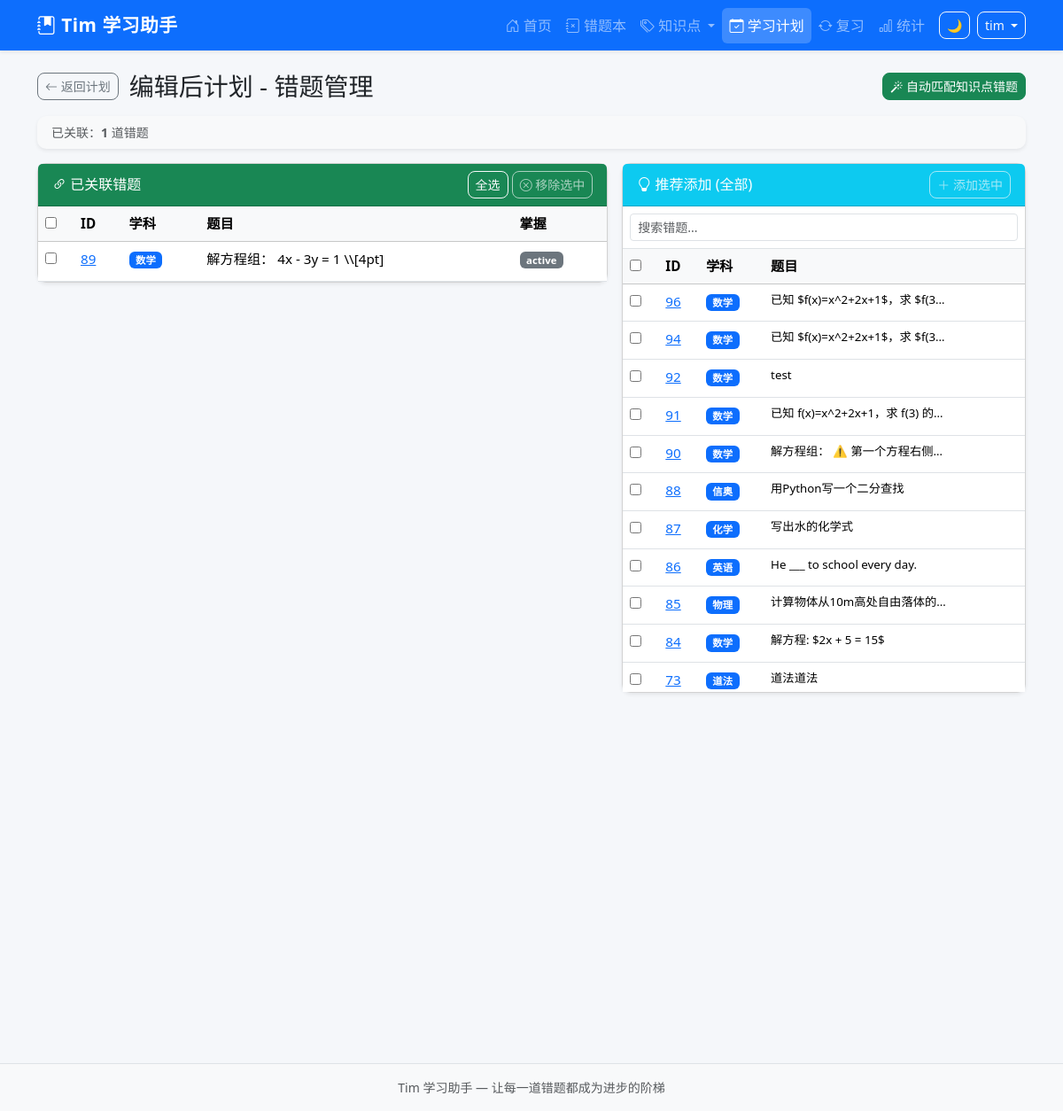
/study-plans/9/mistakes (signed in), run on an earlier commit of the app's database.
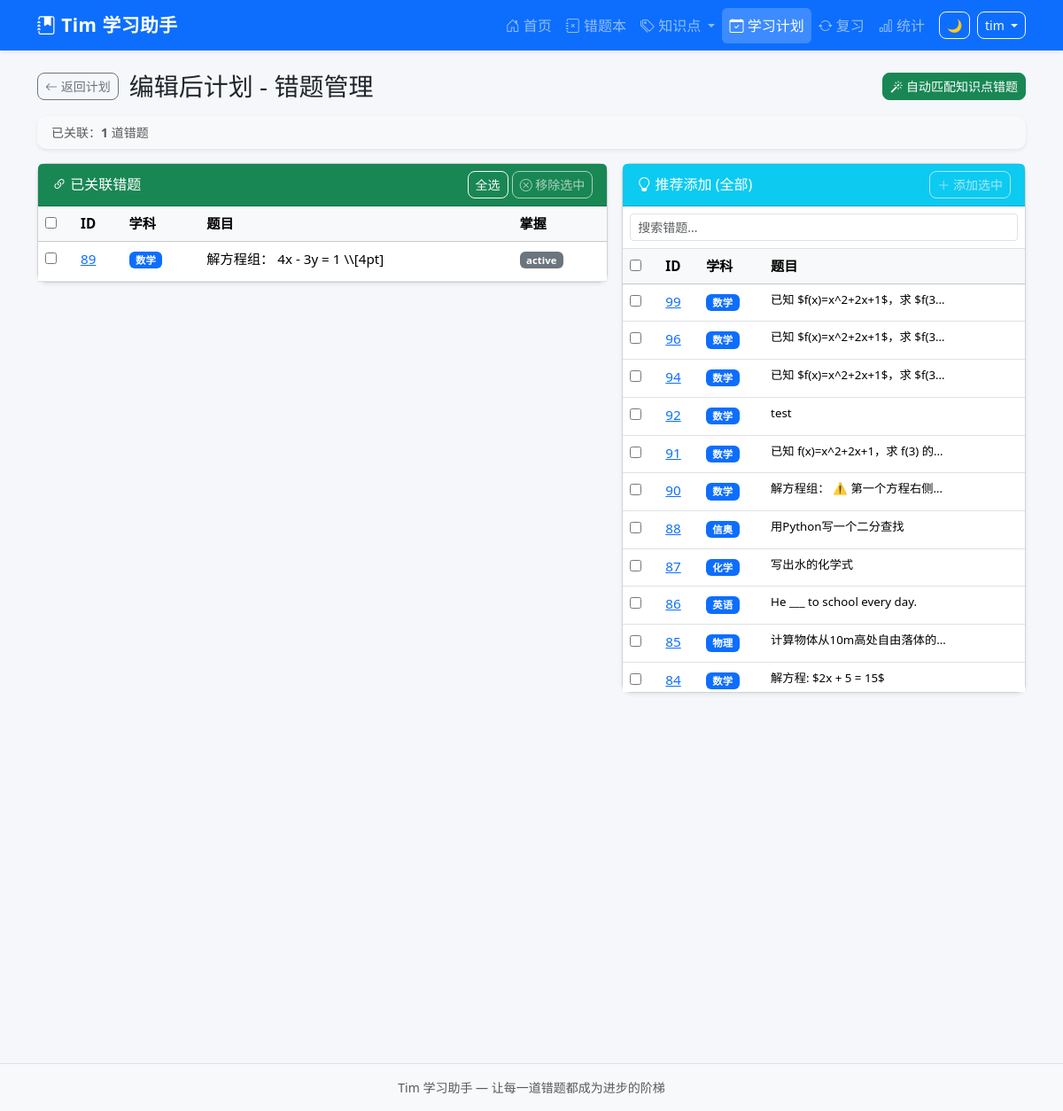
And on a later commit of the database.
### tables this page shows
CREATE TABLE study_plans (
            id INTEGER PRIMARY KEY AUTOINCREMENT,
            uuid TEXT NOT NULL,
            title TEXT NOT NULL,
            description TEXT DEFAULT '',
            xueke TEXT DEFAULT '',
            zhishidian TEXT DEFAULT '',
            target_date DATE,
            priority INTEGER DEFAULT 1,
            status TEXT DEFAULT 'pending',
            created_at TIMESTAMP DEFAULT CURRENT_TIMESTAMP,
            completed_at TIMESTAMP
        );

CREATE TABLE mistake_records (
            id INTEGER PRIMARY KEY AUTOINCREMENT,
            uuid TEXT NOT NULL,
            sys_platform TEXT NOT NULL DEFAULT 'web',
            bstudio_create_time TIMESTAMP DEFAULT CURRENT_TIMESTAMP,
            xueke TEXT NOT NULL,
            timu TEXT NOT NULL,
            xueshengdaan TEXT DEFAULT '',
            zhengquedaan TEXT DEFAULT '',
            cuowufenxi TEXT DEFAULT '',
            zhishidian TEXT DEFAULT '',
            difficulty INTEGER DEFAULT 1,
            review_count INTEGER DEFAULT 0,
            last_review_at TIMESTAMP,
            next_review_at TIMESTAMP,
            review_stage INTEGER DEFAULT 0,
            review_algorithm TEXT DEFAULT 'sm2',
            status TEXT DEFAULT 'active',
            updated_at TIMESTAMP DEFAULT CURRENT_TIMESTAMP
        , voice_data TEXT DEFAULT '');

### app.py (the view, shortened to what this page needs)
@app.route('/study-plans/<int:plan_id>/mistakes')
@login_required
def plan_mistakes(plan_id):
    plan = query_db('SELECT * FROM study_plans WHERE id=?', (plan_id,), one=True)
    if not plan:
        flash('计划不存在', 'danger')
        return redirect(url_for('study_plans'))
    linked = query_db(
        '''SELECT mr.* FROM mistake_records mr
           JOIN plan_mistakes pm ON mr.id = pm.mistake_id
           WHERE pm.plan_id = ? AND 1=1
           ORDER BY mr.bstudio_create_time DESC''',
        (plan_id,)
    )
    linked = rows_to_dicts(linked)
    for q in linked:
        q['timu_plain'] = strip_latex(q['timu'])
    suggested = []
    if plan['zhishidian']:
        suggested = query_db(
            '''SELECT mr.* FROM mistake_records mr
               WHERE mr.zhishidian LIKE ? AND 1=1
               AND mr.id NOT IN (SELECT mistake_id FROM plan_mistakes WHERE plan_id=?)
               ORDER BY mr.bstudio_create_time DESC LIMIT 20''',
            ('%' + plan['zhishidian'] + '%', plan_id)
        )
    else:
        suggested = query_db(
            '''SELECT mr.* FROM mistake_records mr
               WHERE 1=1
               AND mr.id NOT IN (SELECT mistake_id FROM plan_mistakes WHERE plan_id=?)
               ORDER BY mr.bstudio_create_time DESC LIMIT 20''',
            (plan_id,)
        )
    suggested = rows_to_dicts(suggested)
    for q in suggested:
        q['timu_plain'] = strip_latex(q['timu'])
    resp = make_response(render_template('plan_mistakes.html',
        plan=plan, linked=linked, suggested=suggested,
        subjects=Config.get_subjects()))
    return set_uuid_cookie(resp, g.user_uuid)

### app.py (called while the page is built, shortened)
@app.after_request
def add_security_headers(resp):
    resp.headers['X-Frame-Options'] = 'DENY'
    resp.headers['X-Content-Type-Options'] = 'nosniff'
    resp.headers['Referrer-Policy'] = 'strict-origin-when-cross-origin'
    return resp

@app.before_request
def csrf_check():
    if 'csrf_token' not in session:
        session['csrf_token'] = str(uuid_mod.uuid4())
    if request.method in ('GET', 'HEAD', 'OPTIONS'):
        return

def login_required(f):
    @wraps(f)
    def decorated(*a, **kw):
        if 'user_id' not in session:
            return redirect(url_for('login', next=request.path))
        return f(*a, **kw)
    return decorated

@app.before_request
def before_request():
    g.user_uuid = get_or_create_uuid()
    g.username = session.get('username', '')

### config.py (called while the page is built)
    @staticmethod
    def get_subjects():
        try:
            from database import query_db
            rows = query_db("SELECT name FROM base_data WHERE category='subject' ORDER BY sort_order")
            if rows:
                return [r['name'] for r in rows]
        except Exception:
            pass
        return Config.SUBJECTS

### database.py (called while the page is built)
def get_db():
    conn = sqlite3.connect(Config.DATABASE_PATH, timeout=5)
    conn.row_factory = sqlite3.Row
    conn.execute("PRAGMA foreign_keys = ON")
    conn.execute("PRAGMA journal_mode = WAL")
    return conn

def rows_to_dicts(rows):
    return [dict(r) for r in rows]

def query_db(query, args=(), one=False):
    if 'mistake_records' in query and 'WHERE 1=1' in query:
        query = query.replace('WHERE 1=1', "WHERE status != 'deleted'")
    conn = get_db()
    cur = conn.execute(query, args)
    rv = cur.fetchall()
    conn.close()
    return (rv[0] if rv else None) if one else rv

### utils.py (called while the page is built)
def get_or_create_uuid():
    user_uuid = request.cookies.get(Config.COOKIE_NAME)
    if not user_uuid:
        try:
            from database import query_db
            row = query_db(
                'SELECT uuid, COUNT(*) AS cnt FROM mistake_records '
                'GROUP BY uuid ORDER BY cnt DESC LIMIT 1', one=True)
            if row and row['cnt'] > 0:
                user_uuid = str(row['uuid'])
        except Exception:
            pass
        if not user_uuid:
            user_uuid = str(uuid_mod.uuid4())
    return user_uuid

def set_uuid_cookie(response, user_uuid):
    response.set_cookie(
        Config.COOKIE_NAME,
        user_uuid,
        max_age=Config.COOKIE_MAX_AGE,
        httponly=True,
        samesite='Lax'
    )
    return response

### templates/plan_mistakes.html (shortened to what this page needs)
{% extends "base.html" %}
{% block content %}
<div class="d-flex justify-content-between align-items-center mb-3">
    <div>
        <a href="{{ url_for('study_plans') }}" class="btn btn-outline-secondary btn-sm me-2">
            <i class="bi bi-arrow-left"></i> 返回计划
        </a>
        <h3 class="d-inline align-middle mb-0">{{ plan['title'] }} - 错题管理</h3>
    </div>
    <div class="d-flex gap-2">
        <button class="btn btn-success btn-sm" onclick="autoMatch()" id="auto-btn">
            <i class="bi bi-magic"></i> 自动匹配知识点错题
        </button>
    </div>
</div>
<div class="card mb-3 border-0 shadow-sm bg-light">
    <div class="card-body py-2">
        <div class="d-flex flex-wrap gap-2 align-items-center small">
            <span class="text-muted">已关联：<strong id="linked-count">{{ linked|length }}</strong> 道错题</span>
        </div>
    </div>
</div>
<div class="row g-3">
    <div class="col-lg-7">
        <div class="card shadow-sm">
            <div class="card-header bg-success text-white d-flex justify-content-between align-items-center">
                <span><i class="bi bi-link-45deg"></i> 已关联错题</span>
                <div>
                    <button class="btn btn-outline-light btn-sm" onclick="toggleAll('linked', true)" id="select-all-linked">全选</button>
                    <button class="btn btn-outline-light btn-sm" onclick="removeSelected()" id="remove-btn" disabled>
                        <i class="bi bi-x-circle"></i> 移除选中
                    </button>
                </div>
            </div>
            <div class="card-body p-0">
                {% if linked %}
                <div class="table-responsive">
                    <table class="table table-hover mb-0">
                        <thead class="table-light">
                            <tr>
                                <th style="width:40px"><input type="checkbox" id="linked-all" onchange="toggleGroup('linked', this)"></th>
                                <th>ID</th>
                                <th>学科</th>
                                <th>题目</th>
                                <th>掌握</th>
                            </tr>
                        </thead>
                        <tbody>
                            {% for q in linked %}
                            <tr class="linked-row">
                                <td><input type="checkbox" class="linked-cb" value="{{ q['id'] }}"></td>
                                <td><a href="{{ url_for('question_detail', question_id=q['id']) }}">{{ q['id'] }}</a></td>
                                <td><span class="badge bg-primary">{{ q['xueke'] }}</span></td>
                                <td>
                                    <span class="text-truncate d-inline-block" style="max-width:280px;">
                                        {{ q.get('timu_plain', q['timu'][:50]) }}
                                    </span>
                                </td>
                                <td>
                                    {% if q['status'] == 'mastered' %}
                                    <span class="badge bg-success">已掌握</span>
                                    {% else %}
                                    <span class="badge bg-secondary">{{ q['status'] }}</span>
                                    {% endif %}
                                </td>
                            </tr>
                            {% endfor %}
                        </tbody>
                    </table>
                </div>
                {% else %}
                <div class="text-center py-4 text-muted">
                    <i class="bi bi-inbox" style="font-size:2rem"></i>
                    <p class="mt-2 mb-0">暂无关联错题，请从右侧推荐列表添加，或点击「自动匹配」</p>
                </div>
                {% endif %}
            </div>
        </div>
    </div>
    <div class="col-lg-5">
        <div class="card shadow-sm">
            <div class="card-header bg-info text-white d-flex justify-content-between align-items-center">
                <span><i class="bi bi-lightbulb"></i> 推荐添加
                {% if plan['zhishidian'] %}(同知识点「{{ plan['zhishidian'] }}」)
                {% elif plan['xueke'] %}({{ plan['xueke'] }}学科)
                {% else %}(全部)
                {% endif %}
                </span>
                <button class="btn btn-outline-light btn-sm" onclick="addSelected()" id="add-btn" disabled>
                    <i class="bi bi-plus-lg"></i> 添加选中
                </button>
            </div>
            <div class="card-body p-0">
                {% if suggested %}
                <div class="p-2 border-bottom">
                    <input type="text" class="form-control form-control-sm" id="search-suggested"
                           placeholder="搜索错题..." oninput="filterSuggested()">
                </div>
                <div class="table-responsive" style="max-height:500px;overflow-y:auto;">
                    <table class="table table-hover mb-0">
                        <thead class="table-light sticky-top">
                            <tr>
                                <th style="width:40px"><input type="checkbox" id="suggested-all" onchange="toggleGroup('suggested', this)"></th>
                                <th>ID</th>
                                <th>学科</th>
                                <th>题目</th>
                            </tr>
                        </thead>
                        <tbody id="suggested-tbody">
                            {% for q in suggested %}
                            <tr class="suggested-row" data-keywords="{{ q['xueke'] }} {{ q.get('timu_plain', q['timu'][:50]) }} {{ q.get('zhishidian','') }}">
                                <td><input type="checkbox" class="suggested-cb" value="{{ q['id'] }}"></td>
                                <td><a href="{{ url_for('question_detail', question_id=q['id']) }}" target="_blank">{{ q['id'] }}</a></td>
                                <td><span class="badge bg-primary">{{ q['xueke'] }}</span></td>
                                <td>
                                    <span class="small d-inline-block" style="max-width:200px;overflow:hidden;text-overflow:ellipsis;white-space:nowrap;">
                                        {{ q.get('timu_plain', q['timu'][:50]) }}
                                    </span>
                                </td>
                            </tr>
                            {% endfor %}
                        </tbody>
                    </table>
                </div>
                {% endif %}
            </div>
        </div>
    </div>
</div>
{% endblock %}

### templates/base.html (shortened to what this page needs)
<!DOCTYPE html>
<html lang="zh-CN">
<head>
    <link href="https://cdn.jsdelivr.net/npm/bootstrap@5.3.2/dist/css/bootstrap.min.css" rel="stylesheet">
    <link href="https://cdn.jsdelivr.net/npm/bootstrap-icons@1.11.3/font/bootstrap-icons.css" rel="stylesheet">
    <link href="{{ url_for('static', filename='css/style.css') }}" rel="stylesheet">
    <link rel="stylesheet" href="https://cdn.jsdelivr.net/npm/katex@0.16.9/dist/katex.min.css">
</head>
<body>
    <nav class="navbar navbar-expand-lg navbar-dark bg-primary shadow-sm">
        <div class="container">
            <a class="navbar-brand fw-bold" href="{{ url_for('index') }}">
                <i class="bi bi-journal-bookmark-fill"></i> Tim 学习助手
            </a>
            <div class="collapse navbar-collapse" id="navbarNav">
                <ul class="navbar-nav ms-auto">
                    <li class="nav-item">
                        <a class="nav-link {% if request.path == '/' %}active{% endif %}" href="{{ url_for('index') }}">
                            <i class="bi bi-house-door"></i> 首页
                        </a>
                    </li>
                    <li class="nav-item">
                        <a class="nav-link {% if request.path.startswith('/questions') %}active{% endif %}" href="{{ url_for('question_list') }}">
                            <i class="bi bi-journal-x"></i> 错题本
                        </a>
                    </li>
                    <li class="nav-item dropdown">
                        <a class="nav-link dropdown-toggle {% if request.path in ('/knowledge-points','/knowledge-map') %}active{% endif %}" href="#" id="kpDropdown" role="button" data-bs-toggle="dropdown" aria-expanded="false">
                            <i class="bi bi-tags"></i> 知识点
                        </a>
                    </li>
                    <li class="nav-item">
                        <a class="nav-link {% if request.path.startswith('/study-plans') %}active{% endif %}" href="{{ url_for('study_plans') }}">
                            <i class="bi bi-calendar-check"></i> 学习计划
                        </a>
                    </li>
                    <li class="nav-item">
                        <a class="nav-link {% if request.path.startswith('/review') %}active{% endif %}" href="{{ url_for('review_plan') }}">
                            <i class="bi bi-arrow-repeat"></i> 复习
                        </a>
                    </li>
                    <li class="nav-item">
                        <a class="nav-link {% if request.path == '/statistics' %}active{% endif %}" href="{{ url_for('statistics') }}">
                            <i class="bi bi-bar-chart"></i> 统计
                        </a>
                    </li>
                </ul>
                <button id="dark-toggle" class="btn btn-outline-light btn-sm ms-2" title="切换暗色模式" onclick="toggleDark()">🌙</button>
                {% if session.username %}
                <div class="dropdown ms-2">
                    <button class="btn btn-outline-light btn-sm dropdown-toggle" data-bs-toggle="dropdown">
                        {{ session.username }}
                    </button>
                </div>
                {% endif %}
            </div>
        </div>
    </nav>
    <main class="container py-4">
        {% block content %}{% endblock %}
    </main>
    <footer class="bg-light py-3 mt-auto border-top">
        <div class="container text-center text-muted small">
            Tim 学习助手 &mdash; 让每一道错题都成为进步的阶梯
        </div>
    </footer>
</body>
</html>

### static/css/style.css (style rules this page uses)
:root { --primary: #0d6efd; --success: #198754; --warning: #ffc107; --danger: #dc3545; --info: #0dcaf0; --dark: #212529; --light: #f8f9fa; }
body { min-height: 100vh; display: flex; flex-direction: column; background-color: #f5f7fa; }
main { flex: 1; }
.navbar-brand { font-size: 1.3rem; letter-spacing: 0.5px; }
.navbar .nav-link { padding: 0.5rem 0.9rem; border-radius: 6px; transition: background-color 0.2s; }
.navbar .nav-link.active { background-color: rgba(255, 255, 255, 0.2); }
.btn { border-radius: 8px; font-weight: 500; transition: all 0.2s; }
.table { font-size: 0.95rem; }
.table th { font-weight: 600; background-color: #f8f9fa; }
.card { border-radius: 10px; }

What changed in the data, as far as the page shows it:
no longer on this page (row unchanged): mistake_records: id "73", xueke "道法", get "道法道法"
added mistake_records: id "99", xueke "数学", get "已知 $f(x)=x^2+2x+1$，求 $f(3…"
